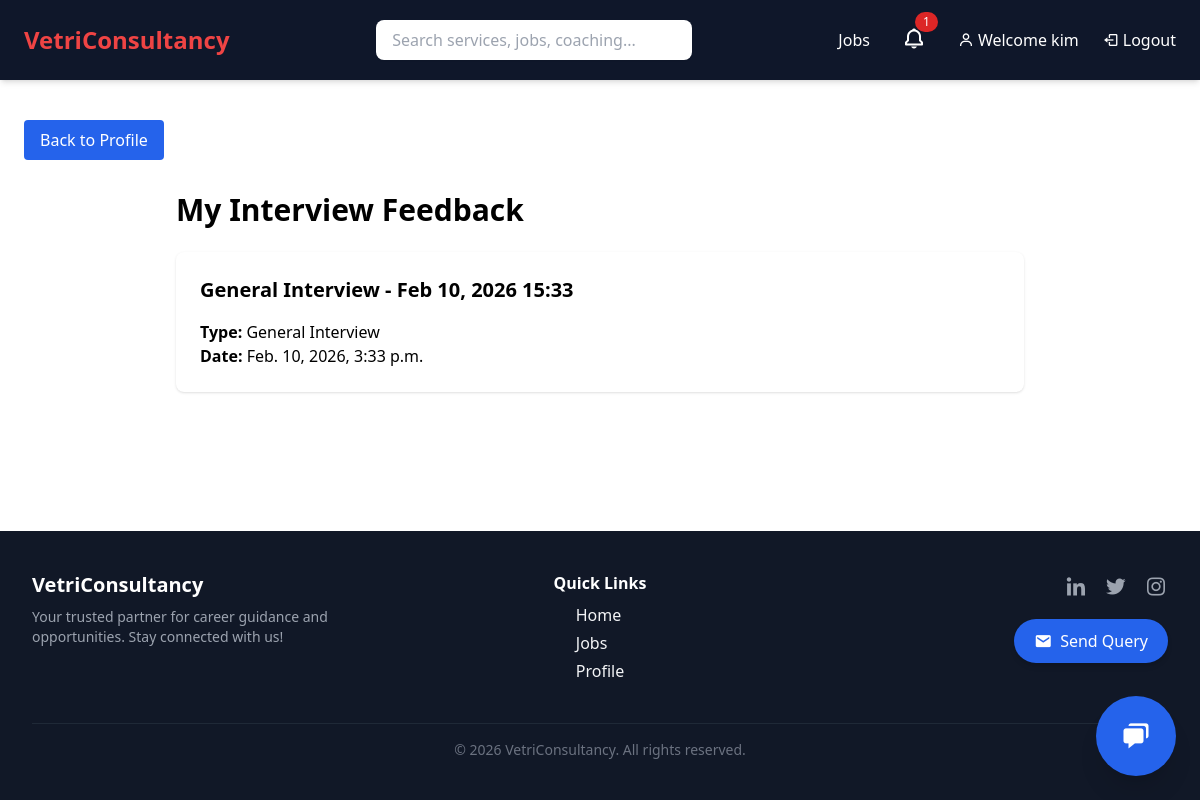
The app's page /user/feedbacks/ (signed in), older data.
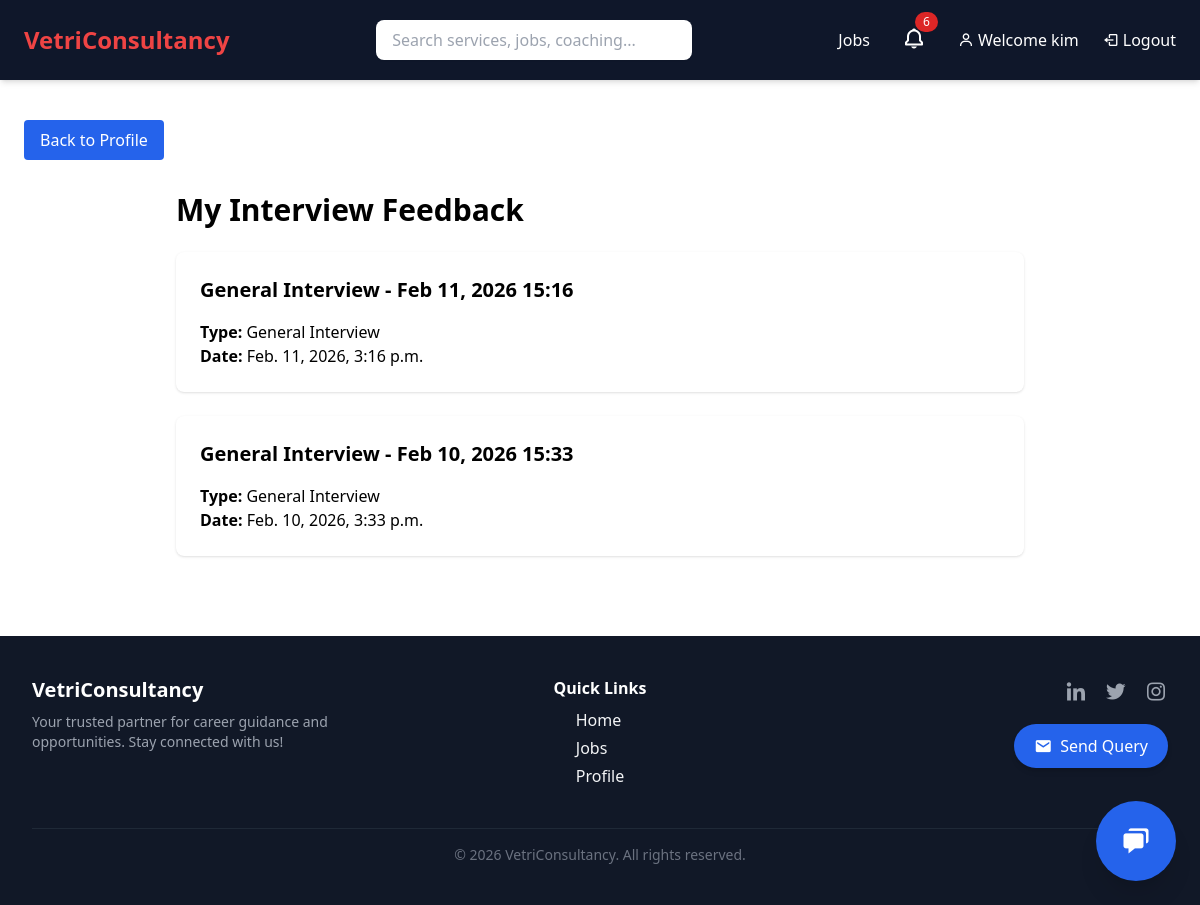
The same page, newer data.
### VCS/models.py (models this page shows, shortened)
class Appointment(models.Model):
    TYPE_CHOICES = [
        ('INTERVIEW', 'Interview'),
        ('ONE_ON_ONE', '1-1 Session'),
    ]
    STATUS_CHOICES = [
        ('SCHEDULED', 'Scheduled'),
        ('DONE', 'Done'),
        ('POSTPONED', 'Postponed'),
    ]
    application = models.ForeignKey(JobApplication, on_delete=models.CASCADE, null=True, blank=True)
    consultant = models.ForeignKey(
        User,
        on_delete=models.SET_NULL,
        null=True,
        blank=True,
        related_name="consultant_appointments"
    )
    appointment_type = models.CharField(max_length=20,
                                        choices=TYPE_CHOICES,
                                        default='INTERVIEW')
    scheduled_at = models.DateTimeField()
    status = models.CharField(max_length=20, choices=STATUS_CHOICES, default='SCHEDULED')
    notes = models.TextField(blank=True)
    created_at = models.DateTimeField(null=True, blank=True)
    interview_type = models.CharField(
        max_length=20,
        choices=[('BEHAVIORAL', 'Behavioral'), ('TECHNICAL', 'Technical'), ('CASE_STUDY', 'Case Study')],
        blank=True,
        null=True
    )
    target_role = models.CharField(max_length=100, blank=True)
    video_link = models.URLField(blank=True)
    is_mock_interview = models.BooleanField(default=False)
    waitlist = models.BooleanField(default=False)

### VCS/views.py (the view)
# urls.py: path('user/feedbacks/', user_feedbacks, name='user_feedbacks'),
@login_required
def user_feedbacks(request):
    appointments = Appointment.objects.filter(
        application__user=request.user,
        status='DONE'
    ).select_related('feedback').order_by('-scheduled_at')
    return render(request, 'user_feedbacks.html', {
        'appointments': appointments,
    })

### VCS/context_processors.py (called while the page is built)
def notification_count(request):
    if request.user.is_authenticated:
        unread_count = Notification.objects.filter(
            user=request.user,
            is_read=False
        ).count()
        latest_notifications = Notification.objects.filter(
            user=request.user
        ).order_by('-created_at')[:5]
    else:
        unread_count = 0
        latest_notifications = []
    return {
        'notification_count': unread_count,
        'latest_notifications': latest_notifications,
    }

### VCS/templates/user_feedbacks.html (shortened to what this page needs)
{% extends 'base.html' %}
{% block content %}
<a href="{% url 'profile' %}" class="mt-4 inline-block bg-blue-600 text-white px-4 py-2 rounded">Back to Profile</a>
<div class="max-w-4xl mx-auto px-6 py-8">
    <h1 class="text-3xl font-bold mb-6">My Interview Feedback</h1>
    {% for appt in appointments %}
        {% if appt.status == 'DONE' and appt.notes %}
            <div class="bg-white p-6 rounded-lg shadow mb-6">
                <h2 class="text-xl font-semibold mb-4">
                    {% if appt.is_mock_interview %}Mock Interview{% else %}General Interview{% endif %} - {{ appt.scheduled_at|date:"M d, Y H:i" }}
                </h2>
                <p><strong>Type:</strong> {% if appt.is_mock_interview %}Mock Interview{% else %}General Interview{% endif %}</p>
                <p><strong>Date:</strong> {{ appt.scheduled_at }}</p>
            </div>
        {% endif %}
    {% endfor %}
</div>
{% endblock %}

### VCS/templates/base.html (shortened to what the changed rows need)
<!DOCTYPE html>
<html lang="en" x-data="{ open: false, openQuery:false }">
<head>
    <script src="https://cdn.tailwindcss.com"></script>
    <link href="https://unpkg.com/boxicons@2.1.4/css/boxicons.min.css" rel="stylesheet">
    <link href="https://cdn.jsdelivr.net/npm/fullcalendar@6.1.11/index.global.min.css" rel="stylesheet">
</head>
<body class="flex flex-col min-h-screen">
    <header class="bg-slate-900 text-white px-6 py-4 flex flex-col md:flex-row md:items-center md:justify-between shadow-md">
    <div :class="{'block': open, 'hidden': !open}" class="w-full mt-4 md:mt-0 md:flex md:items-center md:justify-between">
        <nav class="flex flex-col md:flex-row md:items-center space-y-2 md:space-y-0 md:space-x-6 text-sm md:text-base">
            {% if user.is_authenticated %}
            <div class="relative" id="notification-container">
                <button onclick="toggleNotifications()" class="relative text-2xl p-2 rounded hover:bg-slate-800 transition focus:outline-none">
                    <i class='bx bx-bell'></i>
                    {% if notification_count > 0 %}
                    <span class="absolute -top-1 -right-1 bg-red-600 text-white text-xs px-2 py-0.5 rounded-full">
                        {{ notification_count }}
                    </span>
                    {% endif %}
                </button>
            </div>
            {% endif %}
        </nav>
    </div>
</header>
<main class="flex-grow px-4 md:px-6 py-6">
    {% block content %}{% endblock %}
</main>
<footer class="bg-gray-900 text-gray-100 py-10">
    <div class="max-w-7xl mx-auto px-4 sm:px-6 lg:px-8">
        <div class="grid grid-cols-1 sm:grid-cols-3 gap-8">
            <div class="flex flex-col items-center sm:items-start text-center sm:text-left">
                <h2 class="text-xl font-bold text-white mb-2">VetriConsultancy</h2>
            </div>
        </div>
    </div>
</footer>
</body>
</html>

Row changes from the older to the newer data that the page shows:
added Appointment: is_mock_interview "General Interview", scheduled_at "Feb 11, 2026 15:16", scheduled_at "Feb. 11, 2026, 3:16 p.m."
Text that changed along with them:
{{ notification_count }}: "1" → "6"
